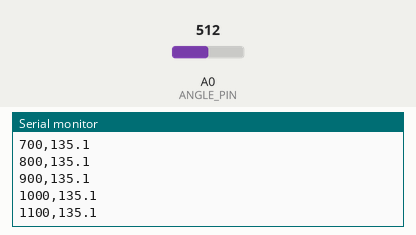
The sketch below on a simulated Arduino Uno, built with avr-gcc and run on an emulated ATmega328P. On the bench: the last lines printed to the serial monitor. The test bench sets the inputs (shaded band); at power-on: A0 (ANGLE_PIN) = 512.

Above: at 1.2 s.
1.3 s: A0 (ANGLE_PIN) set to 716
At 1.31 s:
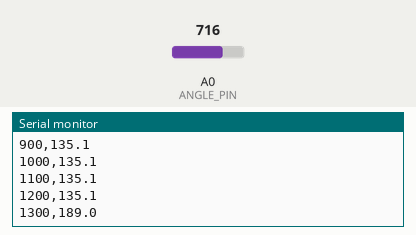
2.8 s: A0 (ANGLE_PIN) set to 900
At 2.81 s:
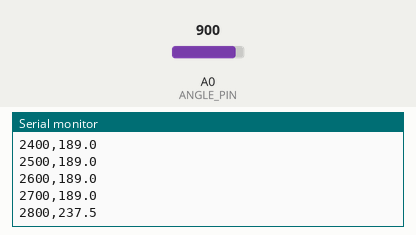
Timing chart, 0 to 5.8 s (numbered marks = the images above; inputs shaded):
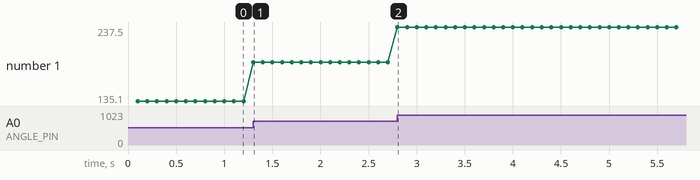

The sketch:

sensor_stream.ino
```cpp
// sensor_stream.ino - send a joint angle to the PC as lines of comma-separated text (CSV), 10 lines per second
const int ANGLE_PIN = A0;              // a 270-degree potentiometer on a joint (Chapter 101)
unsigned long lastSend = 0;

void setup() {
  Serial.begin(115200);
  Serial.println("time_ms,angle_deg"); // a header line that names the columns
}

void loop() {
  if (millis() - lastSend >= 100) {
    lastSend += 100;
    int raw = analogRead(ANGLE_PIN);
    float angle = raw * 270.0 / 1023.0;
    Serial.print(millis());
    Serial.print(',');
    Serial.println(angle, 1);
  }
}
```

Measured:
- after the input at 1.3 s, the serial monitor: prints a new line at once (image 1)
- plotted number 1: 135.1 → 189 after the input at 1.3 s
